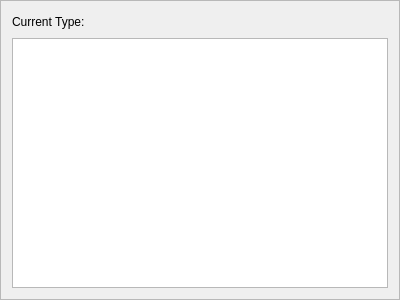
<?xml version="1.0" encoding="UTF-8"?>
<ui version="4.0">
 <class>ObjectTypeSelector</class>
 <widget class="QFrame" name="ObjectTypeSelector">
  <property name="geometry">
   <rect>
    <x>0</x>
    <y>0</y>
    <width>400</width>
    <height>300</height>
   </rect>
  </property>
  <property name="windowTitle">
   <string>Object Type Selector</string>
  </property>
  <property name="frameShape">
   <enum>QFrame::StyledPanel</enum>
  </property>
  <property name="frameShadow">
   <enum>QFrame::Raised</enum>
  </property>
  <layout class="QVBoxLayout" name="verticalLayout">
   <item>
    <layout class="QHBoxLayout" name="horizontalLayout">
     <item>
      <widget class="QLabel" name="label">
       <property name="text">
        <string>Current Type:</string>
       </property>
      </widget>
     </item>
     <item>
      <widget class="QLabel" name="typeLabel">
       <property name="text">
        <string>&lt;None&gt;</string>
       </property>
      </widget>
     </item>
     <item>
      <spacer name="horizontalSpacer">
       <property name="orientation">
        <enum>Qt::Horizontal</enum>
       </property>
       <property name="sizeHint" stdset="0">
        <size>
         <width>40</width>
         <height>20</height>
        </size>
       </property>
      </spacer>
     </item>
    </layout>
   </item>
   <item>
    <widget class="QListWidget" name="typeList">
     <property name="editTriggers">
      <set>QAbstractItemView::NoEditTriggers</set>
     </property>
     <property name="showDropIndicator" stdset="0">
      <bool>false</bool>
     </property>
    </widget>
   </item>
  </layout>
 </widget>
 <resources/>
 <connections/>
</ui>
